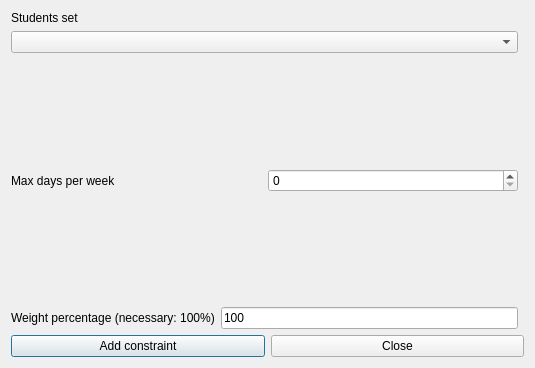
<?xml version="1.0" encoding="UTF-8"?>
<ui version="4.0">
 <class>AddConstraintStudentsSetMaxDaysPerWeekForm_template</class>
 <widget class="QDialog" name="AddConstraintStudentsSetMaxDaysPerWeekForm_template">
  <property name="geometry">
   <rect>
    <x>0</x>
    <y>0</y>
    <width>535</width>
    <height>368</height>
   </rect>
  </property>
  <property name="windowTitle">
   <string extracomment="This is the title of the dialog to add a new constraint of this type">Add students set max days per week</string>
  </property>
  <layout class="QGridLayout">
   <item row="5" column="0" colspan="2">
    <layout class="QHBoxLayout">
     <item>
      <widget class="QPushButton" name="addConstraintPushButton">
       <property name="text">
        <string>Add constraint</string>
       </property>
      </widget>
     </item>
     <item>
      <widget class="QPushButton" name="closePushButton">
       <property name="text">
        <string>Close</string>
       </property>
      </widget>
     </item>
    </layout>
   </item>
   <item row="4" column="0">
    <layout class="QHBoxLayout">
     <item>
      <widget class="QLabel" name="weightTextLabel">
       <property name="frameShape">
        <enum>QFrame::NoFrame</enum>
       </property>
       <property name="frameShadow">
        <enum>QFrame::Plain</enum>
       </property>
       <property name="text">
        <string>Weight percentage (necessary: 100%)</string>
       </property>
       <property name="wordWrap">
        <bool>false</bool>
       </property>
      </widget>
     </item>
     <item>
      <widget class="QLineEdit" name="weightLineEdit">
       <property name="text">
        <string notr="true">100</string>
       </property>
      </widget>
     </item>
    </layout>
   </item>
   <item row="2" column="0">
    <layout class="QHBoxLayout">
     <item>
      <widget class="QLabel" name="maxDaysTextLabel">
       <property name="frameShape">
        <enum>QFrame::NoFrame</enum>
       </property>
       <property name="frameShadow">
        <enum>QFrame::Plain</enum>
       </property>
       <property name="text">
        <string>Max days per week</string>
       </property>
       <property name="wordWrap">
        <bool>false</bool>
       </property>
      </widget>
     </item>
     <item>
      <widget class="QSpinBox" name="maxDaysSpinBox"/>
     </item>
    </layout>
   </item>
   <item row="3" column="0">
    <spacer name="spacer1">
     <property name="orientation">
      <enum>Qt::Vertical</enum>
     </property>
     <property name="sizeType">
      <enum>QSizePolicy::Expanding</enum>
     </property>
     <property name="sizeHint" stdset="0">
      <size>
       <width>20</width>
       <height>31</height>
      </size>
     </property>
    </spacer>
   </item>
   <item row="1" column="0">
    <spacer name="spacer1_3">
     <property name="orientation">
      <enum>Qt::Vertical</enum>
     </property>
     <property name="sizeType">
      <enum>QSizePolicy::Expanding</enum>
     </property>
     <property name="sizeHint" stdset="0">
      <size>
       <width>20</width>
       <height>31</height>
      </size>
     </property>
    </spacer>
   </item>
   <item row="0" column="0">
    <layout class="QVBoxLayout">
     <item>
      <widget class="QLabel" name="studentsTextLabel">
       <property name="frameShape">
        <enum>QFrame::NoFrame</enum>
       </property>
       <property name="frameShadow">
        <enum>QFrame::Plain</enum>
       </property>
       <property name="text">
        <string>Students set</string>
       </property>
       <property name="wordWrap">
        <bool>false</bool>
       </property>
      </widget>
     </item>
     <item>
      <widget class="QComboBox" name="studentsComboBox">
       <property name="editable">
        <bool>false</bool>
       </property>
       <property name="insertPolicy">
        <enum>QComboBox::NoInsert</enum>
       </property>
       <property name="duplicatesEnabled">
        <bool>false</bool>
       </property>
      </widget>
     </item>
    </layout>
   </item>
  </layout>
 </widget>
 <layoutdefault spacing="6" margin="11"/>
 <resources/>
 <connections/>
</ui>
